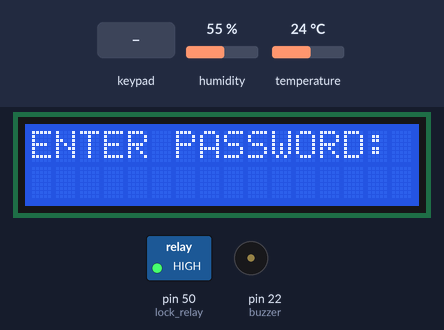
A sketch run on a simulated Arduino Mega 2560, built with avr-gcc and run on an emulated ATmega2560. Parts: 16×2 character LCD, switched loads named in the sketch (green lamp = pin HIGH), buzzer (waves = sounding, pin HIGH). The inputs (shaded band) are chosen by the test bench; at power-on: humidity 55 %, temperature 24 °C.

Above: at 2.5 s.
2.6 s: keypad keys 1 2 3 4 pressed 0.4 s apart
At 4.8 s:
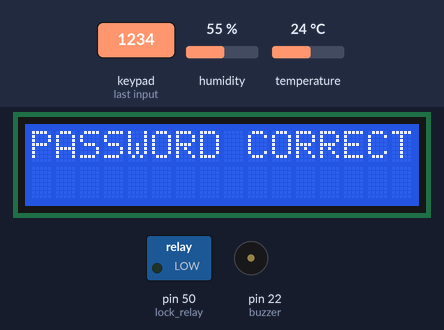
5.7 s: keypad keys 0 0 0 0 pressed 0.4 s apart
At 10.1 s:
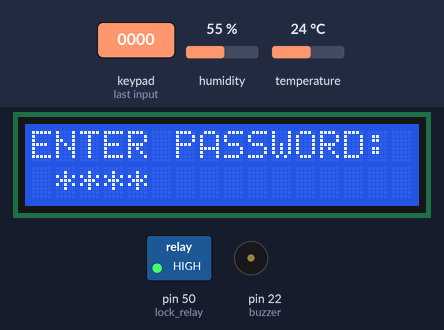
10.3 s: keypad keys 3 0 3 1 3 2 3 3 pressed 0.4 s apart
At 13.6 s:
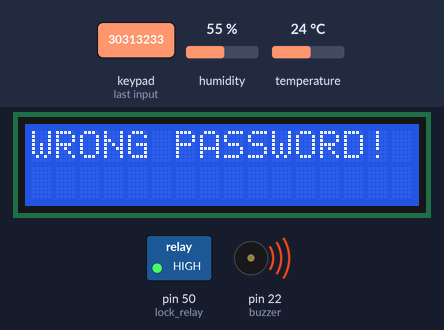
15.6 s: key '1' pressed
17.1 s: key '2' pressed
At 20.9 s:
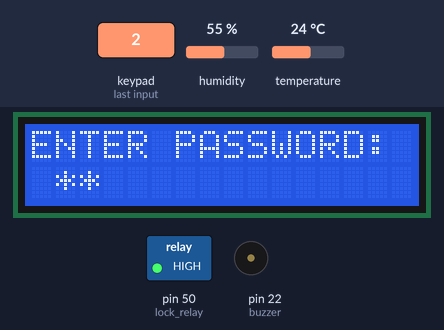
Timing chart, 0 to 21.1 s (numbered marks = the images above; inputs shaded):
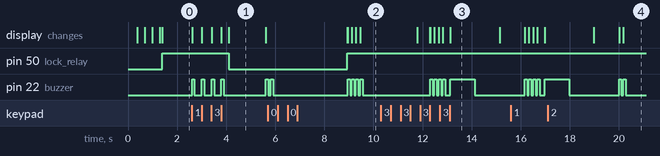

The sketch:

IEEE_Project.ino
```cpp
#include <dht11.h>
#include<Keypad.h>  //libraries
#include <LiquidCrystal.h>
#define buzzer 22   ////buzzer pin
#define DHT11PIN 24  ///dht pin
dht11 DHT11;
int chk;
int pills = 30;
LiquidCrystal lcd(8, 9, 4, 5, 6, 7);  //Lcd pin--> LiquidCrystal(rs, enable, d4, d5, d6, d7)


const int lock_relay=50; //Selenoid Lock System pin
const byte rows = 4;  //rows
const byte columbs = 4;  //columbs
char password[4] = {'1', '2', '3', '4'}; //default password we can change it from here and also change it int he void loop!
char password1[4];  //password that we will click on the keypad
char tus;   //char key
int i = 0;
char key_pad[4][4] = {
  {'1', '2', '3', 'A'},
  {'4', '5', '6', 'B'},
  {'7', '8', '9', 'C'},
  {'*', '0', '#', 'D'}
};

byte rows_pins[4] = {30,31,32,33};  //rows_pins connected which pins
byte columb_pins[4] = {34,35,36,37};    //columb_pins connecting which pins

Keypad keyy_pad = Keypad(makeKeymap(key_pad), rows_pins, columb_pins, 4, 4);  // special code from Keypad library. basically create map usin name of keypad and row_pins,columb_pins


byte customChar9[8] = {  //in order to create animation LOADING EFFECT

  0b11111,
  0b11111,
  0b11111,
  0b11111,
  0b11111,
  0b11111,
  0b11111,
  0b11111
};
byte customChar8[8] = {
  0b11110,
  0b11110,
  0b11110,
  0b11110,
  0b11110,
  0b11110,
  0b11110,
  0b11110
};
byte customChar7[8] = {
  0b11100,
  0b11100,
  0b11100,
  0b11100,
  0b11100,
  0b11100,
  0b11100,
  0b11100
};
byte customChar6[8] = {
  0b11000,
  0b11000,
  0b11000,
  0b11000,
  0b11000,
  0b11000,
  0b11000,
  0b11000
};
byte customChar5[8] = {
  0b10000,
  0b10000,
  0b10000,
  0b10000,
  0b10000,
  0b10000,
  0b10000,
  0b10000
};
byte customChar4[8] = {
  0b00001,
  0b00011,
  0b00011,
  0b00111,
  0b00111,
  0b01111,
  0b01111,
  0b11111
};
byte customChar3[8] = {
  0b00000,
  0b00010,
  0b00010,
  0b00110,
  0b00110,
  0b01110,
  0b01110,
  0b11110
};
byte customChar2[8] = {
  0b00000,
  0b00000,
  0b00000,
  0b00100,
  0b00100,
  0b01100,
  0b01100,
  0b11100
};
byte customChar1[8] = {
  0b00000,
  0b00000,
  0b00000,
  0b00000,
  0b00000,
  0b01000,
  0b01000,
  0b11000
};

byte customChar0[8] = {
  0b00000,
  0b00000,
  0b00000,
  0b00000,
  0b00000,
  0b00000,
  0b00000,
  0b10000
};

void setup() {

  Serial.begin(9600);
  pinMode(lock_relay,OUTPUT);
  pinMode(buzzer, OUTPUT);

  lcd.createChar(0, customChar0);
  lcd.createChar(1, customChar1);
  lcd.createChar(2, customChar2);
  lcd.createChar(3, customChar3);
  lcd.createChar(4, customChar4);
  lcd.createChar(5, customChar5);
  lcd.createChar(6, customChar6);
  lcd.createChar(7, customChar7);
  lcd.createChar(8, customChar8);
  lcd.createChar(9, customChar9);
  lcd.begin(16, 2); // LCD BEGAN
  lcd.clear();  //Clear screen
  lcd.clear();
  lcd.setCursor(1, 0);
  lcd.print("LOADING");//Clear screen

  for (int i = 1; i <= 13; i++)  // used 2 for loop in order to create LOADING EFFECT
  {


    for (int k = 6; k <= 9; k++)
    {
      lcd.setCursor(i, 1);
      lcd.write((uint8_t)k);
      delay(25);
  }
}
   lcd.clear();
  lcd.setCursor(0, 0);
  lcd.print("ENTER PASSWORD:");    //YOU CAN PRINT HERE WHAT EVER YOU WANT ,THIS MEAN PASSWORD:
}

void loop() {
  if(pills==0){
    pills=30;
  }

  digitalWrite(lock_relay,HIGH);
if(i<=4){
  tus = keyy_pad.getKey();
}
  if (tus && i<=4)
  {
    password1[i++] = tus;

    lcd.setCursor(i, 1);
    lcd.print("*");
    digitalWrite(buzzer,HIGH);
    delay(100);
    digitalWrite(buzzer,LOW);
  }
  if (i == 4)
  {delay(200);
    char password[4] = {'1', '2', '3', '4'}; //default password u should write here like that
    char temp_control[4]={'0','0','0','0'};


     if((strncmp(password1, temp_control, 4) == 0)){
      delay(2000);
      lcd.clear();
      chk = DHT11.read(DHT11PIN);
      lcd.setCursor(0,0);
      lcd.print("Temp:");
      lcd.print((float)DHT11.temperature, 13);
      delay(500);
      lcd.clear();
      lcd.setCursor(0, 0);
      lcd.print("ENTER PASSWORD:");
      i = 0;
      }
    else if ((strncmp(password1, password, 4) == 0))   //comparing these passwords if first 4 element correct then  process will be as follows
    {
      lcd.clear();
      lcd.setCursor(0, 0);

      digitalWrite(lock_relay,LOW);
      pills=pills-1;
      lcd.print("PASSWORD CORRECT");
      delay(1500);
      lcd.clear();
      lcd.setCursor(0,0);
      lcd.print("Amount of pills : ");
      lcd.setCursor(0,1);
      lcd.print((float)pills);
      digitalWrite(buzzer, HIGH);
      delay(100);
      digitalWrite(buzzer, LOW);
      delay(100);
      digitalWrite(buzzer, HIGH);
      delay(100);
      digitalWrite(buzzer, LOW);
      delay(3000);   ///////IMPORTANT---This delay that controls the selenoid closing time
      lcd.clear();
      lcd.setCursor(0, 0);
      lcd.print("ENTER PASSWORD:");
      i = 0;
    }

    else
    {
      lcd.clear();
      lcd.setCursor(0, 0);
      lcd.print("WRONG PASSWORD!");
      digitalWrite(buzzer, HIGH);
      delay(1000);
      digitalWrite(buzzer, LOW);

      delay(1000);
   lcd.clear();
  lcd.setCursor(0, 0);
  lcd.print("ENTER PASSWORD:");
   delay(1000);

      i = 0;
    }
  }
}
```

Measured:
- after the input at 2.6 s, pin 50 (lock_relay): HIGH → LOW after 1.5 s; pin 22 (buzzer): goes 3 × (HIGH 0.10 s, LOW 0.29 s), HIGH 0.10 s, LOW 1.7 s, then HIGH, starting at once; the display: first changes at once (image 1 shows a later state)
- after the input at 5.7 s, the display: first differs from a run without the input after 3.2 s (image 2 shows a later state)
- after the input at 10.3 s, pin 22 (buzzer): goes 3 × (HIGH 0.10 s, LOW 0.07 s), HIGH 0.10 s, LOW 0.20 s, HIGH 1.0 s, then LOW, starting after 2.0 s; the display: first differs from a run without the input after 2.0 s (image 3 shows a later state)
- after the input at 17.1 s, the display: first differs from a run without the input after 3.1 s (image 4)
- what the display in image 1 shows lasts 1.5 s, from 4.1 s to 5.6 s
- what the display in image 3 shows lasts 2.0 s, from 13.1 s to 15.1 s
